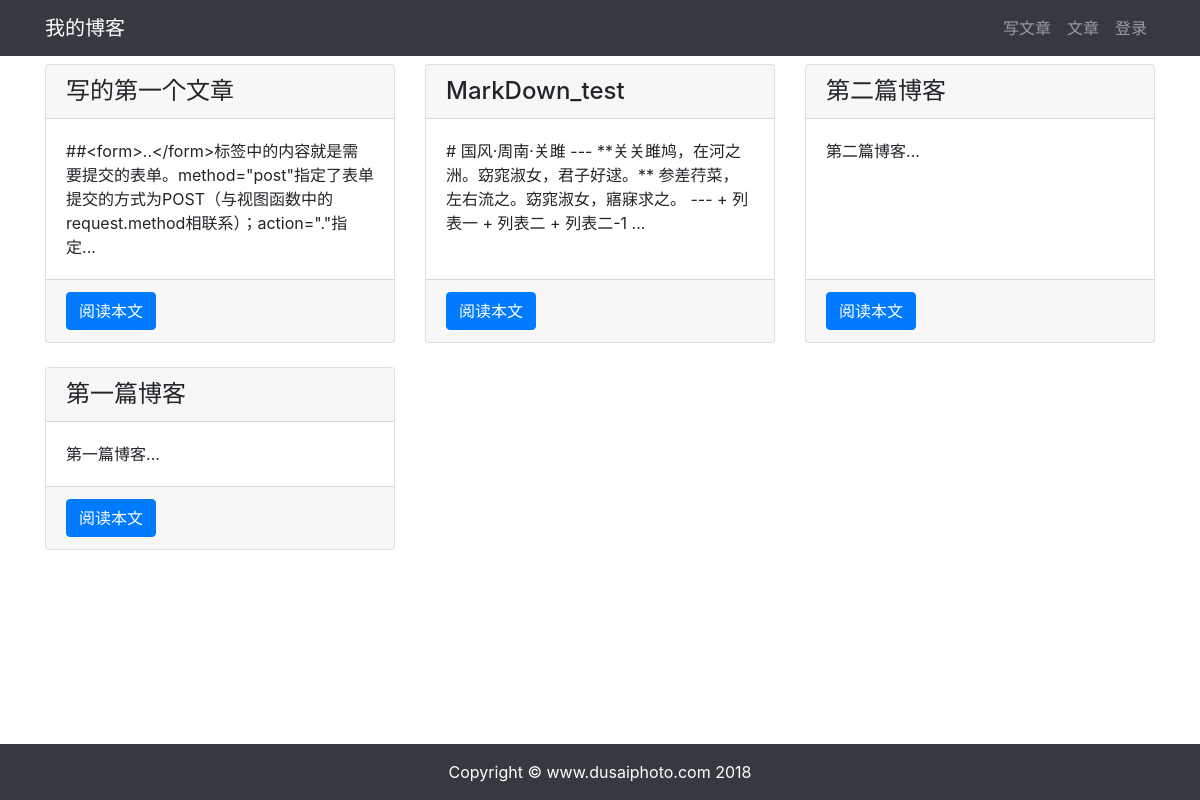
The app's page /article/article-list/, older data.
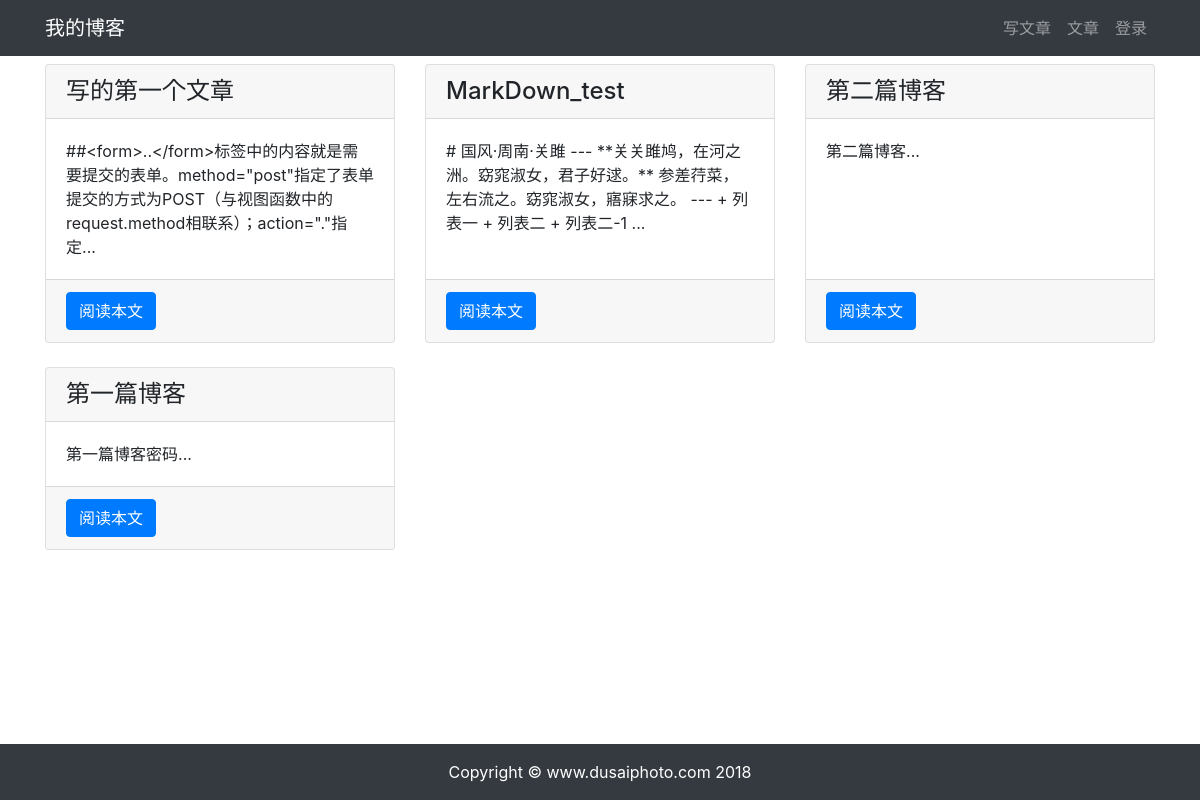
The same page, newer data.
### article/models.py (models this page shows, shortened)
class ArticlePost(models.Model):
    author = models.ForeignKey(User, on_delete=models.CASCADE)
    title = models.CharField(max_length=100)
    body = models.TextField()
    created = models.DateTimeField(default=timezone.now)
    update = models.DateTimeField(auto_now=True)
    class Meta:
        ordering = ('-created',)

### article/views.py (the view)
# urls.py: path('article-list/', views.article_list, name="article_list"),
def article_list(request):
    article = ArticlePost.objects.all()
    context = {'articles':article}
    return render(request,'article/list.html',context)

### templates/article/list.html (shortened to what this page needs)
{% extends "base.html" %}
{% load staticfiles %}
{% block content %}
<div class="container">
    <div class="row mt-2">
        {% for article in articles %}
        <div class="col-4 mb-4">
            <div class="card h-100">
                <h4 class="card-header">{{ article.title }}</h4>
                <div class="card-body">
                    <p class="card-text">{{ article.body|slice:'100' }}...</p>
                </div>
                <div class="card-footer">
                    <a href="{% url 'article:article_detail' article.id %}" class="btn btn-primary">阅读本文</a>
                </div>
            </div>
        </div>
        {% endfor %}
    </div>
</div>
{% endblock content %}

Row changes from the older to the newer data that the page shows:
changed ArticlePost "第一篇博客": body "第一篇博客" → "第一篇博客密码"
